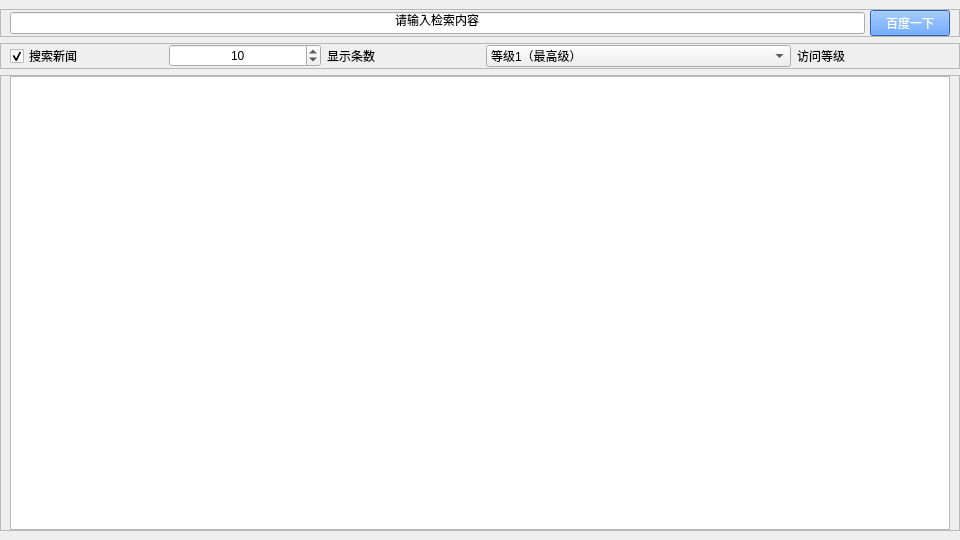
<?xml version="1.0" encoding="UTF-8"?>
<ui version="4.0">
 <class>MainWindow</class>
 <widget class="QMainWindow" name="MainWindow">
  <property name="geometry">
   <rect>
    <x>0</x>
    <y>0</y>
    <width>960</width>
    <height>540</height>
   </rect>
  </property>
  <property name="windowTitle">
   <string>百度</string>
  </property>
  <property name="windowIcon">
   <iconset>
    <normaloff>data/icon.png</normaloff>data/icon.png</iconset>
  </property>
  <widget class="QWidget" name="centralwidget">
   <layout class="QVBoxLayout" name="verticalLayout">
    <property name="leftMargin">
     <number>0</number>
    </property>
    <property name="rightMargin">
     <number>0</number>
    </property>
    <item>
     <widget class="QFrame" name="frame">
      <property name="frameShape">
       <enum>QFrame::StyledPanel</enum>
      </property>
      <property name="frameShadow">
       <enum>QFrame::Raised</enum>
      </property>
      <layout class="QHBoxLayout" name="horizontalLayout">
       <property name="spacing">
        <number>5</number>
       </property>
       <property name="topMargin">
        <number>0</number>
       </property>
       <property name="bottomMargin">
        <number>0</number>
       </property>
       <item>
        <widget class="QLineEdit" name="et_query">
         <property name="text">
          <string>请输入检索内容</string>
         </property>
         <property name="alignment">
          <set>Qt::AlignCenter</set>
         </property>
        </widget>
       </item>
       <item>
        <widget class="QPushButton" name="bt_confirm">
         <property name="styleSheet">
          <string notr="true">background-color: rgb(51, 133, 255);
color: rgb(255, 255, 255);</string>
         </property>
         <property name="text">
          <string>百度一下</string>
         </property>
        </widget>
       </item>
      </layout>
     </widget>
    </item>
    <item>
     <widget class="QFrame" name="frame_3">
      <property name="frameShape">
       <enum>QFrame::StyledPanel</enum>
      </property>
      <property name="frameShadow">
       <enum>QFrame::Raised</enum>
      </property>
      <layout class="QHBoxLayout" name="horizontalLayout_2">
       <property name="topMargin">
        <number>0</number>
       </property>
       <property name="bottomMargin">
        <number>0</number>
       </property>
       <item>
        <widget class="QCheckBox" name="cb_type">
         <property name="sizePolicy">
          <sizepolicy hsizetype="Minimum" vsizetype="Fixed">
           <horstretch>2</horstretch>
           <verstretch>0</verstretch>
          </sizepolicy>
         </property>
         <property name="text">
          <string>搜索新闻</string>
         </property>
         <property name="checked">
          <bool>true</bool>
         </property>
        </widget>
       </item>
       <item>
        <widget class="QSpinBox" name="sb_num">
         <property name="sizePolicy">
          <sizepolicy hsizetype="Minimum" vsizetype="Fixed">
           <horstretch>2</horstretch>
           <verstretch>0</verstretch>
          </sizepolicy>
         </property>
         <property name="alignment">
          <set>Qt::AlignCenter</set>
         </property>
         <property name="specialValueText">
          <string/>
         </property>
         <property name="value">
          <number>10</number>
         </property>
        </widget>
       </item>
       <item>
        <widget class="QLabel" name="label">
         <property name="sizePolicy">
          <sizepolicy hsizetype="Preferred" vsizetype="Preferred">
           <horstretch>2</horstretch>
           <verstretch>0</verstretch>
          </sizepolicy>
         </property>
         <property name="text">
          <string>显示条数</string>
         </property>
         <property name="alignment">
          <set>Qt::AlignLeading|Qt::AlignLeft|Qt::AlignVCenter</set>
         </property>
        </widget>
       </item>
       <item>
        <widget class="QComboBox" name="cb_level">
         <property name="sizePolicy">
          <sizepolicy hsizetype="Preferred" vsizetype="Fixed">
           <horstretch>4</horstretch>
           <verstretch>0</verstretch>
          </sizepolicy>
         </property>
         <item>
          <property name="text">
           <string>等级1（最高级）</string>
          </property>
         </item>
         <item>
          <property name="text">
           <string>等级2</string>
          </property>
         </item>
         <item>
          <property name="text">
           <string>等级3</string>
          </property>
         </item>
         <item>
          <property name="text">
           <string>等级4（最低级）</string>
          </property>
         </item>
        </widget>
       </item>
       <item>
        <widget class="QLabel" name="label_2">
         <property name="sizePolicy">
          <sizepolicy hsizetype="Preferred" vsizetype="Preferred">
           <horstretch>2</horstretch>
           <verstretch>0</verstretch>
          </sizepolicy>
         </property>
         <property name="text">
          <string>访问等级</string>
         </property>
         <property name="alignment">
          <set>Qt::AlignLeading|Qt::AlignLeft|Qt::AlignVCenter</set>
         </property>
        </widget>
       </item>
      </layout>
     </widget>
    </item>
    <item>
     <widget class="QFrame" name="frame_2">
      <property name="frameShape">
       <enum>QFrame::StyledPanel</enum>
      </property>
      <property name="frameShadow">
       <enum>QFrame::Raised</enum>
      </property>
      <layout class="QVBoxLayout" name="verticalLayout_2">
       <property name="spacing">
        <number>7</number>
       </property>
       <property name="topMargin">
        <number>0</number>
       </property>
       <property name="bottomMargin">
        <number>0</number>
       </property>
       <item>
        <widget class="QListWidget" name="lw_res"/>
       </item>
      </layout>
     </widget>
    </item>
   </layout>
  </widget>
 </widget>
 <resources/>
 <connections>
  <connection>
   <sender>bt_confirm</sender>
   <signal>clicked()</signal>
   <receiver>MainWindow</receiver>
   <slot>get_search_res()</slot>
   <hints>
    <hint type="sourcelabel">
     <x>249</x>
     <y>26</y>
    </hint>
    <hint type="destinationlabel">
     <x>315</x>
     <y>62</y>
    </hint>
   </hints>
  </connection>
  <connection>
   <sender>cb_type</sender>
   <signal>clicked()</signal>
   <receiver>MainWindow</receiver>
   <slot>get_search_type()</slot>
   <hints>
    <hint type="sourcelabel">
     <x>48</x>
     <y>57</y>
    </hint>
    <hint type="destinationlabel">
     <x>8</x>
     <y>65</y>
    </hint>
   </hints>
  </connection>
 </connections>
 <slots>
  <slot>get_search_res()</slot>
  <slot>get_search_type()</slot>
 </slots>
</ui>
